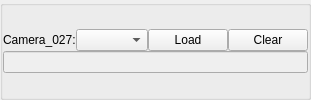
                          <widget class="QGroupBox" name="camera_index_groupBox_27">
                           <property name="title">
                            <string/>
                           </property>
                           <layout class="QGridLayout" name="gridLayout_30">
                            <property name="leftMargin">
                             <number>0</number>
                            </property>
                            <property name="topMargin">
                             <number>0</number>
                            </property>
                            <property name="rightMargin">
                             <number>0</number>
                            </property>
                            <property name="bottomMargin">
                             <number>0</number>
                            </property>
                            <property name="spacing">
                             <number>0</number>
                            </property>
                            <item row="0" column="0">
                             <layout class="QVBoxLayout" name="verticalLayout_32">
                              <item>
                               <layout class="QHBoxLayout" name="horizontalLayout_57" stretch="0,1,0,0">
                                <item>
                                 <widget class="QLabel" name="camera_index_label_27">
                                  <property name="text">
                                   <string>Camera_027:</string>
                                  </property>
                                 </widget>
                                </item>
                                <item>
                                 <widget class="QComboBox" name="camera_index_comboBox_27"/>
                                </item>
                                <item>
                                 <widget class="QPushButton" name="camera_index_pushButton_27">
                                  <property name="text">
                                   <string>Load</string>
                                  </property>
                                 </widget>
                                </item>
                                <item>
                                 <widget class="QPushButton" name="camera_index_clear_pushButton_27">
                                  <property name="text">
                                   <string>Clear</string>
                                  </property>
                                 </widget>
                                </item>
                               </layout>
                              </item>
                              <item>
                               <layout class="QHBoxLayout" name="horizontalLayout_58">
                                <item>
                                 <widget class="QLineEdit" name="camera_index_lineEdit_27">
                                  <property name="enabled">
                                   <bool>false</bool>
                                  </property>
                                 </widget>
                                </item>
                               </layout>
                              </item>
                             </layout>
                            </item>
                           </layout>
                          </widget>
